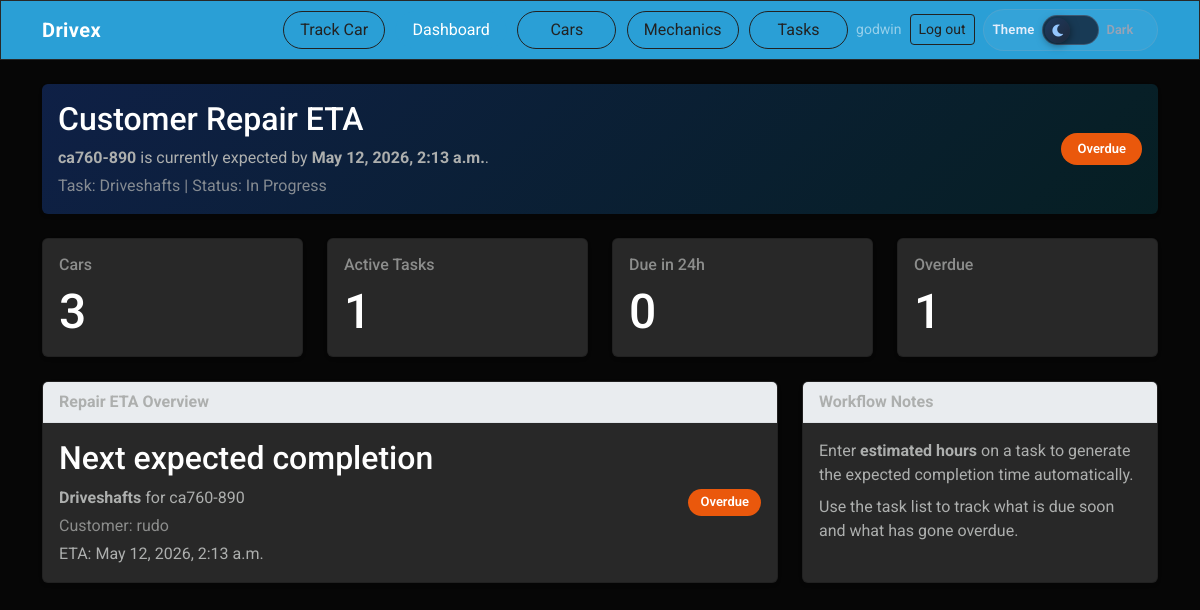
Before: / (signed in) with the older database file.
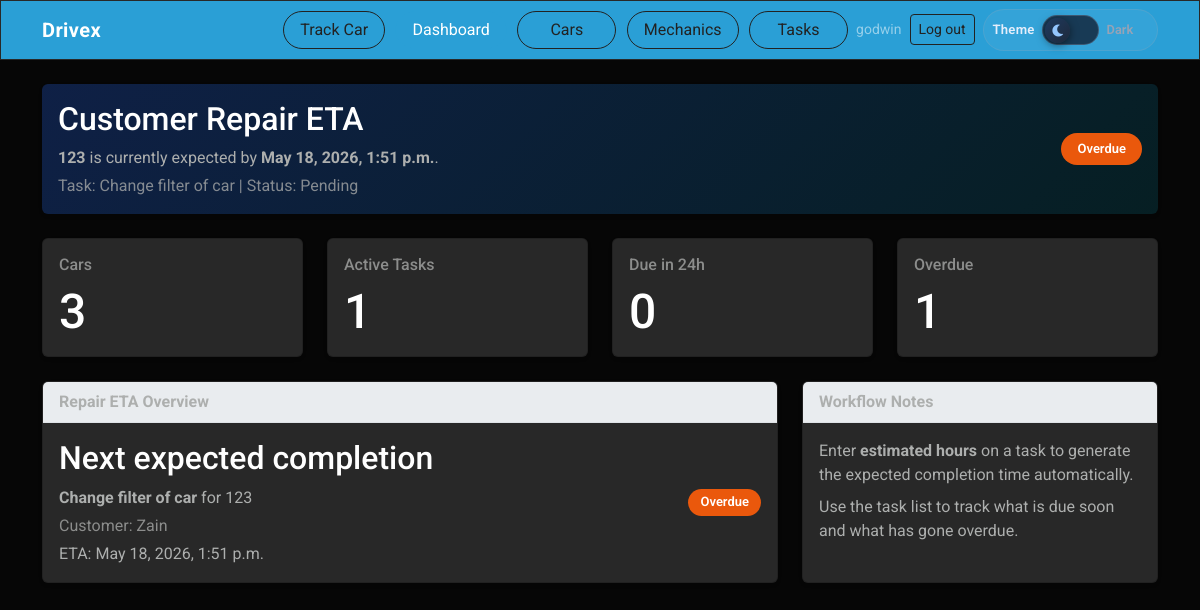
After: the same page with the newer database file.
### taskapp/models.py (models this page shows, shortened)
class Task(models.Model):
    STATUS_CHOICES = [
        ('pending', 'Pending'),
        ('in_progress', 'In Progress'),
        ('completed', 'Completed'),
    ]
    PRIORITY_CHOICES = [
        ('low', 'Low'),
        ('medium', 'Medium'),
        ('high', 'High'),
    ]
    car = models.ForeignKey(
        Cars,
        on_delete=models.CASCADE,
        related_name='tasks'
    )
    mechanic = models.ForeignKey(
        Mechanic,
        on_delete=models.SET_NULL,
        null=True,
        blank=True,
        related_name='tasks'
    )
    title = models.CharField(max_length=200)
    description = models.TextField(blank=True)
    status = models.CharField(
        max_length=20,
        choices=STATUS_CHOICES,
        default='pending'
    )
    priority = models.CharField(
        max_length=10,
        choices=PRIORITY_CHOICES,
        default='medium'
    )
    estimated_hours = models.DecimalField(
        max_digits=4,
        decimal_places=1,
        null=True,
        blank=True,
        help_text='Work estimate in hours; used to calculate promised completion when you save.',
    )
    promised_completion_at = models.DateTimeField(null=True, blank=True)
    created_at = models.DateTimeField(auto_now_add=True)
    updated_at = models.DateTimeField(auto_now=True)
    class Meta:
        ordering = ['status', '-created_at']
    def save(self, *args, **kwargs):
        if self.estimated_hours:
            base_time = self.created_at or timezone.now()
            self.promised_completion_at = base_time + timedelta(
                hours=float(self.estimated_hours)
            )
        else:
            self.promised_completion_at = None
        super().save(*args, **kwargs)
        if self.mechanic_id and self.status != 'completed':
            Mechanic.objects.filter(pk=self.mechanic_id).update(
                is_manually_busy=False,
            )
    @property
    def is_overdue(self):
        return (
            self.promised_completion_at
            and self.status != 'completed'
            and self.promised_completion_at < timezone.now()
        )

class Cars(models.Model):
    Status_choices = [
        ('waiting', 'Waiting'),
        ('assigned', 'Assigned'),
        ('in_progress', 'In-progress'),
        ('completed', 'Completed')
    ]
    registration_number = models.CharField(max_length=20, unique=True)
    make = models.CharField(max_length=50)
    model = models.CharField(max_length=50)
    year = models.PositiveIntegerField(null=True, blank=True)
    customer_name = models.CharField(max_length=100, blank=True)
    customer_phone = models.CharField(max_length=20, blank=True)
    status = models.CharField(
        max_length=20,
        choices=Status_choices,
        default='waiting'
    )
    created_at = models.DateTimeField(auto_now_add=True)
    class Meta:
        ordering = ['-created_at']
        verbose_name = 'Car'
        verbose_name_plural = 'Cars'

### taskapp/views.py (the view)
# urls.py: path('', views.home, name='home'),
@login_required
def home(request):
    if resolve_shop_access_role(request.user) is None:
        raise PermissionDenied(
            'Your account has no shop access. Ask an administrator to add you '
            'to the Manager group or link your login to a mechanic profile.',
        )
    if resolve_shop_access_role(request.user) == 'mechanic':
        return redirect('task_list')
    now = timezone.now()
    tasks = Task.objects.all()
    active_tasks = tasks.exclude(status='completed')
    due_soon = active_tasks.filter(
        promised_completion_at__gte=now,
        promised_completion_at__lte=now + timedelta(hours=24),
    ).count()
    overdue_tasks = active_tasks.filter(promised_completion_at__lt=now).count()
    next_task = (
        active_tasks.filter(promised_completion_at__isnull=False)
        .order_by('promised_completion_at', 'created_at')
        .first()
    )
    cars_scope = Cars.objects.all()
    return render(
        request,
        'home.html',
        {
            'total_cars': cars_scope.count(),
            'active_tasks': active_tasks.count(),
            'due_soon': due_soon,
            'overdue_tasks': overdue_tasks,
            'next_task': next_task,
        },
    )

### taskapp/context_processors.py (called while the page is built, shortened)
def admin_mechanic_task_summary(request):
    try:
        admin_index = reverse('admin:index')
    except Exception:
        return {}
    if request.path.rstrip('/') != admin_index.rstrip('/'):
        return {}

def shop_roles(request):
    user = request.user
    role = resolve_shop_access_role(user) if user.is_authenticated else None
    return {
        'shop_role': role,
        'is_shop_manager': role == 'manager',
        'shop_mechanic': get_mechanic_profile(user) if user.is_authenticated else None,
    }

### taskapp/rbac.py (called while the page is built)
def is_shop_manager(user) -> bool:
    if not user.is_authenticated:
        return False
    if user.is_superuser:
        return True
    return user.groups.filter(name=MANAGER_GROUP).exists()

def get_mechanic_profile(user):
    if not user.is_authenticated:
        return None
    try:
        return user.mechanic_profile
    except ObjectDoesNotExist:
        return None

def resolve_shop_access_role(user) -> str | None:
    if not user.is_authenticated:
        return None
    if is_shop_manager(user):
        return 'manager'
    if get_mechanic_profile(user) is not None:
        return 'mechanic'
    return None

### taskapp/templates/home.html (shortened to what the changed rows need)
{% extends 'base.html' %} {% block content %}
<div class="card shadow-sm border-0 mb-4 home-hero-card">
  <div
    class="card-body d-flex flex-column flex-md-row justify-content-between align-items-md-center gap-3"
  >
    <div>
      <h4 class="mb-2">Customer Repair ETA</h4>
      {% if next_task %}
      <p class="mb-1">
        <strong>{{ next_task.car.registration_number }}</strong> is currently
        expected by
        <strong
          >{{ next_task.promised_completion_at|date:"M d, Y, g:i a" }}</strong
        >.
      </p>
      <p class="mb-0 text-muted">
        Task: {{ next_task.title }} | Status: {{ next_task.get_status_display }}
      </p>
      {% else %}
      <p class="mb-0 text-muted">
        No active repair is scheduled yet. Add a task with estimated hours to
        generate the expected completion time.
      </p>
      {% endif %}
    </div>
  </div>
</div>
<div class="row g-4 mb-4">
  <div class="col-md-3">
    <div class="card shadow-sm h-100">
      <div class="card-body">
        <h2 class="mb-0">{{ total_cars }}</h2>
      </div>
    </div>
  </div>
  <div class="col-md-3">
    <div class="card shadow-sm h-100">
      <div class="card-body">
        <h2 class="mb-0">{{ active_tasks }}</h2>
      </div>
    </div>
  </div>
  <div class="col-md-3">
    <div class="card shadow-sm h-100">
      <div class="card-body">
        <h2 class="mb-0">{{ due_soon }}</h2>
      </div>
    </div>
  </div>
  <div class="col-md-3">
    <div class="card shadow-sm h-100">
      <div class="card-body">
        <h2 class="mb-0">{{ overdue_tasks }}</h2>
      </div>
    </div>
  </div>
</div>
<div class="row g-4">
  <div class="col-lg-8">
    <div class="card shadow-sm h-100">
      <div class="card-body">
        {% if next_task %}
        <div class="row align-items-center">
          <div class="col-md-8">
            <h4 class="mb-2">Next expected completion</h4>
            <p class="mb-1">
              <strong>{{ next_task.title }}</strong> for
              {{ next_task.car.registration_number }}
            </p>
            <p class="mb-1 text-muted">
              Customer: {{ next_task.car.customer_name|default:'Not provided' }}
            </p>
            <p class="mb-0">
              ETA: {{ next_task.promised_completion_at|date:"M d, Y, g:i a" }}
            </p>
          </div>
          <div class="col-md-4 text-md-end mt-3 mt-md-0">
            {% if next_task.is_overdue %}
            <span class="status-badge status-badge--overdue">Overdue</span>
            {% elif next_task.status == 'in_progress' %}
            {% include 'includes/status_badge.html' with status=next_task.status label=next_task.get_status_display %}
            {% elif next_task.status == 'completed' %}
            {% include 'includes/status_badge.html' with status=next_task.status label=next_task.get_status_display %}
            {% else %}
            <span class="status-badge status-badge--planned">Planned</span>
            {% endif %}
          </div>
        </div>
        {% else %}
        <p class="mb-0 text-muted">No active repair ETA available yet.</p>
        {% endif %}
      </div>
    </div>
  </div>
</div>
{% endblock %}

Changed rows visible on the page:
no longer on this page (row edited): Task: car.registration_number "ca760-890", promised_completion_at "May 12, 2026, 2:13 a.m.", title "Driveshafts", status "In Progress", car.customer_name "rudo"
added Task: car.registration_number "123", promised_completion_at "May 18, 2026, 1:51 p.m.", title "Change filter of car", status "Pending", car.customer_name "Zain"
